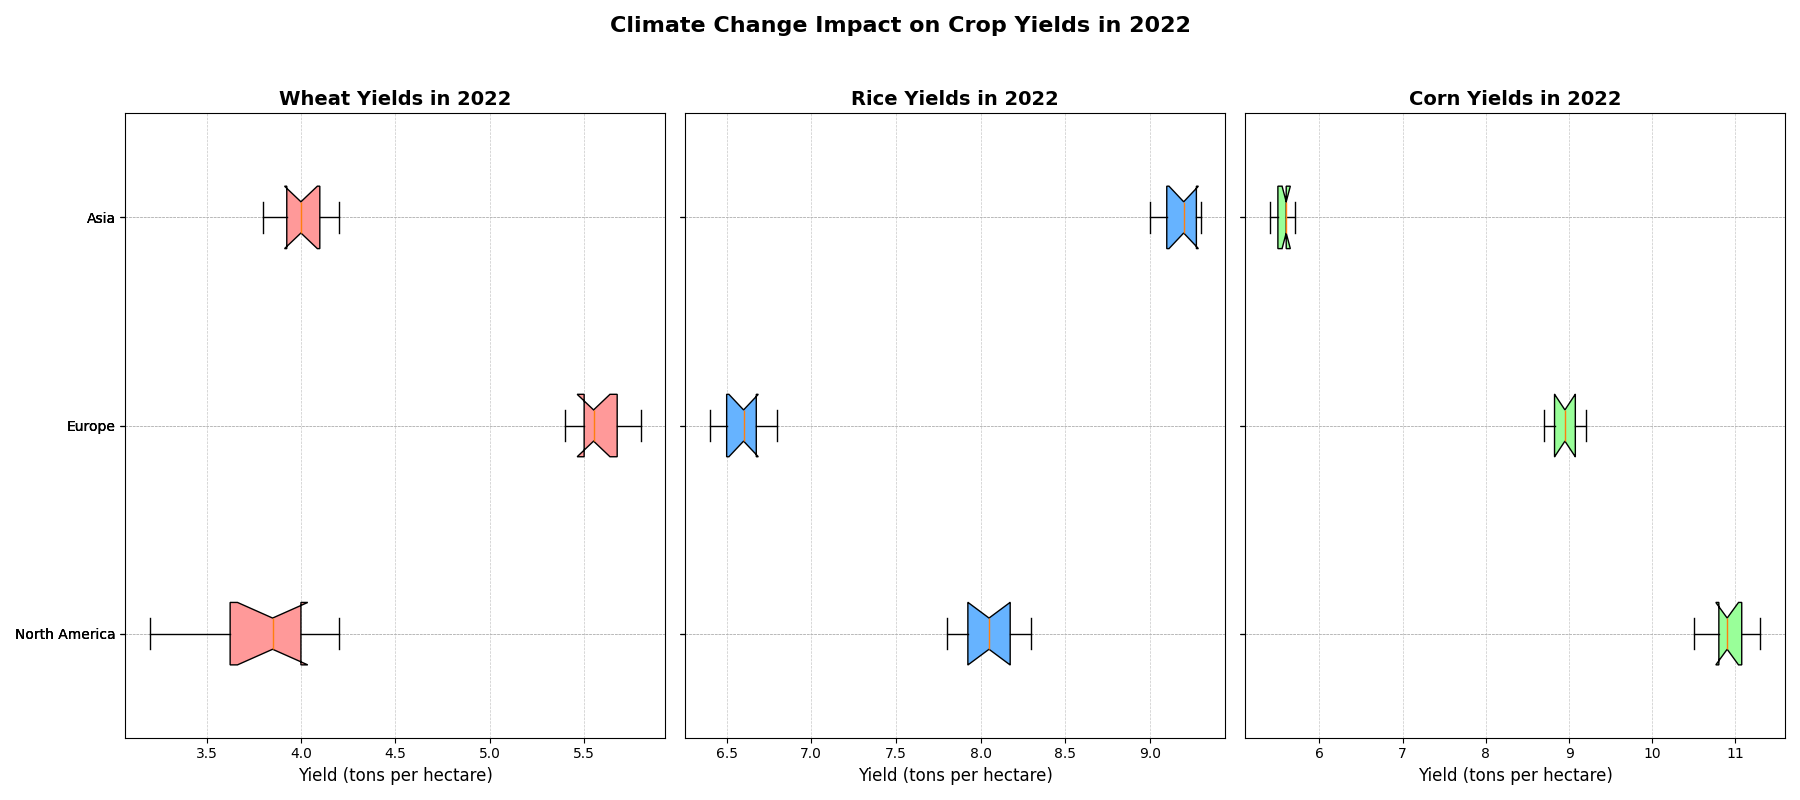

Python code for this plot:
import matplotlib.pyplot as plt
import numpy as np

regions = ['North America', 'Europe', 'Asia']

wheat_na = [3.2, 3.5, 3.6, 4.0, 4.2, 3.9, 4.1, 3.8, 4.0, 3.7]
corn_na = [10.5, 11.0, 11.2, 10.8, 10.9, 11.1, 10.7, 10.8, 11.3, 10.9]
rice_na = [7.8, 8.0, 7.9, 8.2, 8.3, 8.1, 8.0, 7.8, 8.2, 8.1]

wheat_eu = [5.5, 5.4, 5.6, 5.7, 5.8, 5.5, 5.6, 5.4, 5.7, 5.5]
corn_eu = [9.0, 8.8, 8.9, 9.2, 9.1, 8.7, 9.0, 9.1, 8.8, 8.9]
rice_eu = [6.5, 6.6, 6.7, 6.5, 6.8, 6.4, 6.6, 6.5, 6.6, 6.7]

wheat_as = [3.8, 3.9, 4.0, 4.1, 4.2, 4.0, 4.1, 3.9, 4.0, 4.1]
corn_as = [5.5, 5.6, 5.7, 5.6, 5.5, 5.7, 5.6, 5.5, 5.4, 5.6]
rice_as = [9.2, 9.3, 9.1, 9.2, 9.3, 9.1, 9.2, 9.0, 9.3, 9.1]

data_wheat = [wheat_na, wheat_eu, wheat_as]
data_corn = [corn_na, corn_eu, corn_as]
data_rice = [rice_na, rice_eu, rice_as]

fig, axes = plt.subplots(1, 3, figsize=(18, 8), sharey=True)

# Titles
axes[0].set_title('Wheat Yields in 2022', fontsize=14, fontweight='bold')
axes[1].set_title('Rice Yields in 2022', fontsize=14, fontweight='bold')
axes[2].set_title('Corn Yields in 2022', fontsize=14, fontweight='bold')

# Plot Wheat Yields
box_wheat = axes[0].boxplot(data_wheat, vert=False, patch_artist=True, labels=regions, notch=True)
for patch in box_wheat['boxes']:
    patch.set_facecolor('#FF9999')
axes[0].set_xlabel('Yield (tons per hectare)', fontsize=12)

# Plot Rice Yields
box_rice = axes[1].boxplot(data_rice, vert=False, patch_artist=True, labels=regions, notch=True)
for patch in box_rice['boxes']:
    patch.set_facecolor('#66B3FF')
axes[1].set_xlabel('Yield (tons per hectare)', fontsize=12)

# Plot Corn Yields
box_corn = axes[2].boxplot(data_corn, vert=False, patch_artist=True, labels=regions, notch=True)
for patch in box_corn['boxes']:
    patch.set_facecolor('#99FF99')
axes[2].set_xlabel('Yield (tons per hectare)', fontsize=12)

for ax in axes:
    ax.grid(True, linestyle='--', linewidth=0.5, alpha=0.7)
    ax.set_axisbelow(True)

fig.suptitle('Climate Change Impact on Crop Yields in 2022', fontsize=16, fontweight='bold', y=0.98)
plt.tight_layout(rect=[0, 0, 1, 0.95])
plt.show()
